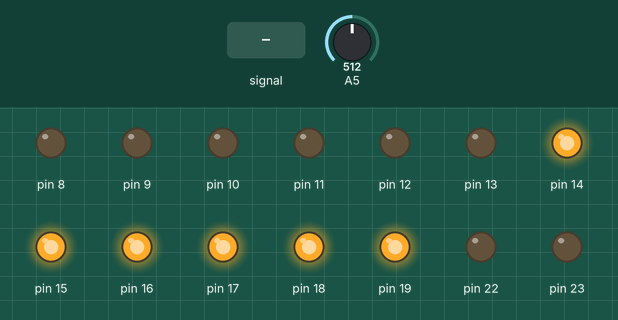
A sketch run on a simulated Arduino Uno, built with avr-gcc and run on an emulated ATmega328P. Parts: output pins drawn as LEDs (lit = HIGH). Inputs (shaded band) come from the test bench; at power-on: A5 = 512. What the sketch prints to the serial monitor is not drawn.

Above: at 0.8 s.
0.9 s: A5 fed a 2 Hz sine of ±306 counts around its level
At 1.38 s:
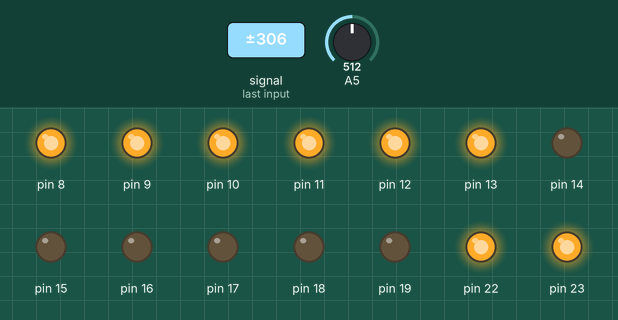
3.9 s: A5 set to 900
5.4 s: A5 set to 314
6.9 s: A5 set to 290
At 7.3 s:
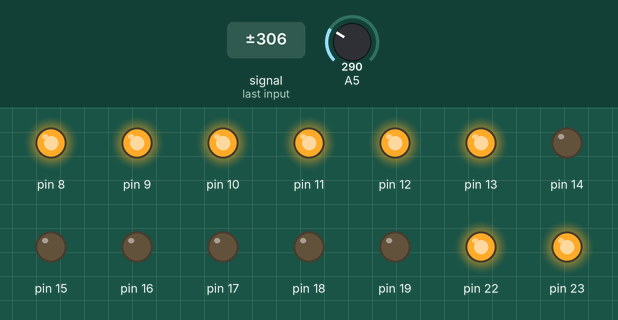
8.4 s: A5 set to 380
At 9.6 s:
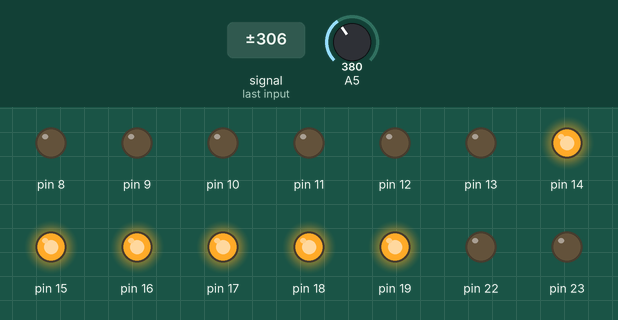
Timing chart, 0 to 10.9 s (numbered marks = the images above; inputs shaded):
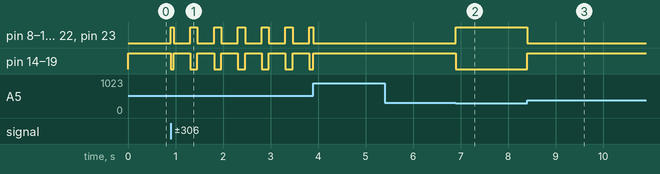

Measured:
- after the input at 0.9 s, pin 8–13, pin 22, pin 23: LOW → HIGH at once, then repeats every 0.50 s: LOW 0.35 s, HIGH 0.15 s; pin 14–19: HIGH → LOW at once, then repeats every 0.50 s: HIGH 0.35 s, LOW 0.15 s
- after the input at 6.9 s, pin 8–13, pin 22, pin 23: LOW → HIGH at once; pin 14–19: HIGH → LOW at once
- after the input at 8.4 s, pin 8–13, pin 22, pin 23: HIGH → LOW at once; pin 14–19: LOW → HIGH at once

The sketch:

22.2.ino
```cpp
#include <avr/io.h>
#include <util/delay.h>
#define checkbit(x,y) ((x) & (y))
#define bitn(p) (0x01 << (p))

int main (void)
{
  int xval;
  Serial.begin(2000000);
  DDRB = 0xFF;
  DDRC = 0xFF;

  while(1)
  {
    ADMUX = 0x45;
    ADCSRA = 0xC7;
    while(checkbit(ADCSRA,bitn(ADSC)));
    xval = ADCW;
    Serial.println(xval);

    if (xval > 370)
    {
      PORTC = 0xFF;
      PORTB = 0x00;
    }

    if (xval < 300)
    {
      PORTC = 0x00;
      PORTB = 0xFF;
    }


  }

}
```
